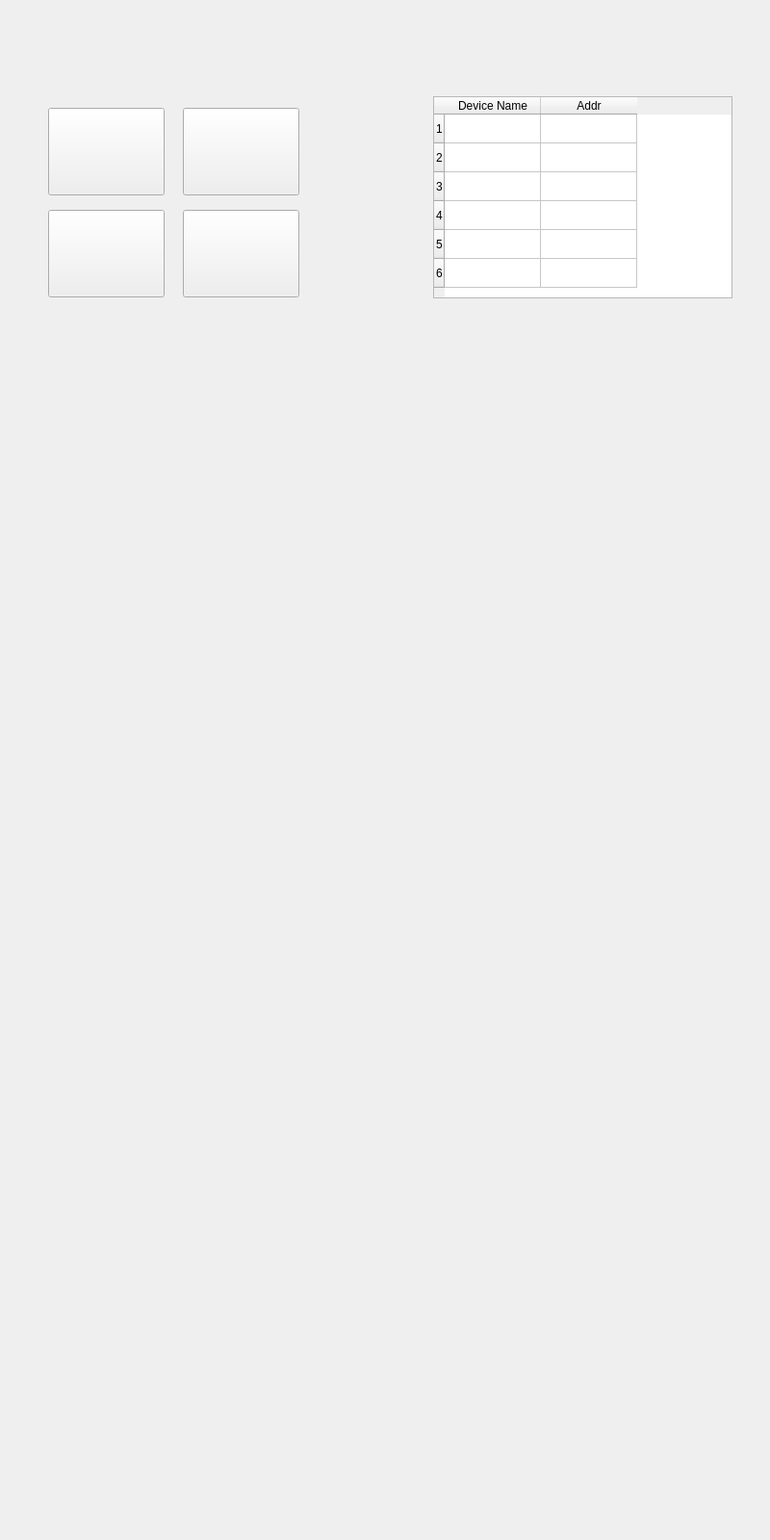
<?xml version="1.0" encoding="UTF-8"?>
<ui version="4.0">
 <class>MainWindow</class>
 <widget class="QMainWindow" name="MainWindow">
  <property name="geometry">
   <rect>
    <x>0</x>
    <y>0</y>
    <width>800</width>
    <height>1600</height>
   </rect>
  </property>
  <property name="windowTitle">
   <string>MainWindow</string>
  </property>
  <widget class="QWidget" name="centralWidget">
   <widget class="QWidget" name="mainWidget" native="true">
    <property name="geometry">
     <rect>
      <x>0</x>
      <y>0</y>
      <width>800</width>
      <height>480</height>
     </rect>
    </property>
    <property name="styleSheet">
     <string notr="true">background-image: url(/Diaimage/MainUI/Main3.bmp);</string>
    </property>
    <widget class="QTableWidget" name="mainList">
     <property name="geometry">
      <rect>
       <x>450</x>
       <y>100</y>
       <width>311</width>
       <height>210</height>
      </rect>
     </property>
     <property name="mouseTracking">
      <bool>false</bool>
     </property>
     <property name="styleSheet">
      <string notr="true">background-image: url(/Diaimage/MainUI/list.bmp);</string>
     </property>
     <row>
      <property name="text">
       <string>1</string>
      </property>
     </row>
     <row>
      <property name="text">
       <string>2</string>
      </property>
     </row>
     <row>
      <property name="text">
       <string>3</string>
      </property>
     </row>
     <row>
      <property name="text">
       <string>4</string>
      </property>
     </row>
     <row>
      <property name="text">
       <string>5</string>
      </property>
     </row>
     <row>
      <property name="text">
       <string>6</string>
      </property>
     </row>
     <column>
      <property name="text">
       <string>Device Name</string>
      </property>
     </column>
     <column>
      <property name="text">
       <string>Addr</string>
      </property>
     </column>
     <item row="0" column="0">
      <property name="text">
       <string/>
      </property>
     </item>
     <item row="0" column="1">
      <property name="text">
       <string/>
      </property>
     </item>
    </widget>
    <widget class="QPushButton" name="mainLight">
     <property name="geometry">
      <rect>
       <x>50</x>
       <y>112</y>
       <width>121</width>
       <height>91</height>
      </rect>
     </property>
     <property name="styleSheet">
      <string notr="true">background-image: url(/Diaimage/MainUI/Light_button.bmp);</string>
     </property>
     <property name="text">
      <string/>
     </property>
    </widget>
    <widget class="QPushButton" name="mainTv">
     <property name="geometry">
      <rect>
       <x>190</x>
       <y>112</y>
       <width>121</width>
       <height>91</height>
      </rect>
     </property>
     <property name="styleSheet">
      <string notr="true">background-image: url(/Diaimage/MainUI/TV_button.bmp);</string>
     </property>
     <property name="text">
      <string/>
     </property>
    </widget>
    <widget class="QPushButton" name="mainReg">
     <property name="geometry">
      <rect>
       <x>50</x>
       <y>218</y>
       <width>121</width>
       <height>91</height>
      </rect>
     </property>
     <property name="styleSheet">
      <string notr="true">background-image: url(/Diaimage/MainUI/Reg_button.bmp);</string>
     </property>
     <property name="text">
      <string/>
     </property>
    </widget>
    <widget class="QPushButton" name="mainAir">
     <property name="geometry">
      <rect>
       <x>190</x>
       <y>218</y>
       <width>121</width>
       <height>91</height>
      </rect>
     </property>
     <property name="styleSheet">
      <string notr="true">background-image: url(/Diaimage/MainUI/Air_button.bmp);</string>
     </property>
     <property name="text">
      <string/>
     </property>
    </widget>
    <widget class="QPushButton" name="mainStart">
     <property name="geometry">
      <rect>
       <x>550</x>
       <y>330</y>
       <width>210</width>
       <height>78</height>
      </rect>
     </property>
     <property name="styleSheet">
      <string notr="true">background-image: url(/Diaimage/DeviceUI/Device_Main_Select.bmp);</string>
     </property>
     <property name="text">
      <string/>
     </property>
     <property name="flat">
      <bool>true</bool>
     </property>
    </widget>
    <widget class="QWidget" name="zTvWidget" native="true">
     <property name="geometry">
      <rect>
       <x>0</x>
       <y>600</y>
       <width>800</width>
       <height>480</height>
      </rect>
     </property>
     <property name="styleSheet">
      <string notr="true">background-image: url(/Diaimage/MainUI/Main3_tv.bmp);</string>
     </property>
     <widget class="QPushButton" name="Back">
      <property name="geometry">
       <rect>
        <x>330</x>
        <y>330</y>
        <width>210</width>
        <height>78</height>
       </rect>
      </property>
      <property name="styleSheet">
       <string notr="true">background-image: url(/Diaimage/DeviceUI/Device_Main_Back.bmp);</string>
      </property>
      <property name="text">
       <string/>
      </property>
      <property name="flat">
       <bool>true</bool>
      </property>
     </widget>
     <widget class="QPushButton" name="Power">
      <property name="geometry">
       <rect>
        <x>550</x>
        <y>330</y>
        <width>210</width>
        <height>78</height>
       </rect>
      </property>
      <property name="styleSheet">
       <string notr="true">background-image: url(/Diaimage/DeviceUI/Device_Main_Power.bmp);</string>
      </property>
      <property name="text">
       <string/>
      </property>
      <property name="flat">
       <bool>true</bool>
      </property>
     </widget>
     <widget class="QPushButton" name="tvChUp">
      <property name="geometry">
       <rect>
        <x>510</x>
        <y>120</y>
        <width>200</width>
        <height>38</height>
       </rect>
      </property>
      <property name="styleSheet">
       <string notr="true">background-image: url(/Diaimage/DeviceUI/Device_Main_ch_up.bmp);</string>
      </property>
      <property name="text">
       <string/>
      </property>
      <property name="flat">
       <bool>true</bool>
      </property>
     </widget>
     <widget class="QPushButton" name="tvChDown">
      <property name="geometry">
       <rect>
        <x>510</x>
        <y>160</y>
        <width>200</width>
        <height>38</height>
       </rect>
      </property>
      <property name="styleSheet">
       <string notr="true">background-image: url(/Diaimage/DeviceUI/Device_Main_ch_dw.bmp);</string>
      </property>
      <property name="text">
       <string/>
      </property>
      <property name="flat">
       <bool>true</bool>
      </property>
     </widget>
     <widget class="QPushButton" name="tvVoDown">
      <property name="geometry">
       <rect>
        <x>510</x>
        <y>260</y>
        <width>200</width>
        <height>38</height>
       </rect>
      </property>
      <property name="styleSheet">
       <string notr="true">background-image: url(/Diaimage/DeviceUI/Device_Main_vo_dw.bmp);</string>
      </property>
      <property name="text">
       <string/>
      </property>
      <property name="flat">
       <bool>true</bool>
      </property>
     </widget>
     <widget class="QPushButton" name="tvVoUp">
      <property name="geometry">
       <rect>
        <x>510</x>
        <y>220</y>
        <width>200</width>
        <height>38</height>
       </rect>
      </property>
      <property name="styleSheet">
       <string notr="true">background-image: url(/Diaimage/DeviceUI/Device_Main_vo_up.bmp);</string>
      </property>
      <property name="text">
       <string/>
      </property>
      <property name="flat">
       <bool>true</bool>
      </property>
     </widget>
     <widget class="QGraphicsView" name="tvImage">
      <property name="geometry">
       <rect>
        <x>40</x>
        <y>100</y>
        <width>325</width>
        <height>270</height>
       </rect>
      </property>
      <property name="styleSheet">
       <string notr="true">background-image: url(/Diaimage/MainUI/Tv.bmp);</string>
      </property>
      <property name="frameShape">
       <enum>QFrame::NoFrame</enum>
      </property>
     </widget>
    </widget>
    <widget class="QWidget" name="zLightWidget" native="true">
     <property name="geometry">
      <rect>
       <x>0</x>
       <y>600</y>
       <width>800</width>
       <height>480</height>
      </rect>
     </property>
     <property name="styleSheet">
      <string notr="true">background-image: url(/Diaimage/MainUI/Main3_light.bmp);</string>
     </property>
     <widget class="QPushButton" name="Back_2">
      <property name="geometry">
       <rect>
        <x>330</x>
        <y>330</y>
        <width>210</width>
        <height>78</height>
       </rect>
      </property>
      <property name="styleSheet">
       <string notr="true">background-image: url(/Diaimage/DeviceUI/Device_Main_Back.bmp);</string>
      </property>
      <property name="text">
       <string/>
      </property>
      <property name="flat">
       <bool>true</bool>
      </property>
     </widget>
     <widget class="QPushButton" name="Power_2">
      <property name="geometry">
       <rect>
        <x>550</x>
        <y>330</y>
        <width>210</width>
        <height>78</height>
       </rect>
      </property>
      <property name="styleSheet">
       <string notr="true">background-image: url(/Diaimage/DeviceUI/Device_Main_Power.bmp);</string>
      </property>
      <property name="text">
       <string/>
      </property>
      <property name="flat">
       <bool>true</bool>
      </property>
     </widget>
     <widget class="QPushButton" name="lightBrUp">
      <property name="geometry">
       <rect>
        <x>510</x>
        <y>120</y>
        <width>200</width>
        <height>38</height>
       </rect>
      </property>
      <property name="styleSheet">
       <string notr="true">background-image: url(/Diaimage/DeviceUI/Device_Main_Bright_up.bmp);</string>
      </property>
      <property name="text">
       <string/>
      </property>
      <property name="flat">
       <bool>true</bool>
      </property>
     </widget>
     <widget class="QPushButton" name="lightBrDown">
      <property name="geometry">
       <rect>
        <x>510</x>
        <y>160</y>
        <width>200</width>
        <height>38</height>
       </rect>
      </property>
      <property name="styleSheet">
       <string notr="true">background-image: url(/Diaimage/DeviceUI/Device_Main_Bright_dw.bmp);</string>
      </property>
      <property name="text">
       <string/>
      </property>
      <property name="flat">
       <bool>true</bool>
      </property>
     </widget>
     <widget class="QGraphicsView" name="lightImage">
      <property name="geometry">
       <rect>
        <x>60</x>
        <y>110</y>
        <width>140</width>
        <height>270</height>
       </rect>
      </property>
      <property name="styleSheet">
       <string notr="true">background-image: url(/Diaimage/MainUI/Light.bmp);</string>
      </property>
      <property name="frameShape">
       <enum>QFrame::NoFrame</enum>
      </property>
     </widget>
    </widget>
    <widget class="QWidget" name="zRefWidget" native="true">
     <property name="geometry">
      <rect>
       <x>0</x>
       <y>600</y>
       <width>800</width>
       <height>480</height>
      </rect>
     </property>
     <property name="styleSheet">
      <string notr="true">background-image: url(/Diaimage/MainUI/Main3_tv.bmp);</string>
     </property>
     <widget class="QPushButton" name="Back_3">
      <property name="geometry">
       <rect>
        <x>330</x>
        <y>330</y>
        <width>210</width>
        <height>78</height>
       </rect>
      </property>
      <property name="styleSheet">
       <string notr="true">background-image: url(/Diaimage/DeviceUI/Device_Main_Back.bmp);</string>
      </property>
      <property name="text">
       <string/>
      </property>
      <property name="flat">
       <bool>true</bool>
      </property>
     </widget>
     <widget class="QPushButton" name="Power_3">
      <property name="geometry">
       <rect>
        <x>550</x>
        <y>330</y>
        <width>210</width>
        <height>78</height>
       </rect>
      </property>
      <property name="styleSheet">
       <string notr="true">background-image: url(/Diaimage/DeviceUI/Device_Main_Power.bmp);</string>
      </property>
      <property name="text">
       <string/>
      </property>
      <property name="flat">
       <bool>true</bool>
      </property>
     </widget>
     <widget class="QPushButton" name="refTemUp">
      <property name="geometry">
       <rect>
        <x>510</x>
        <y>120</y>
        <width>200</width>
        <height>38</height>
       </rect>
      </property>
      <property name="styleSheet">
       <string notr="true">background-image: url(/Diaimage/DeviceUI/Device_Main_temp_up.bmp);</string>
      </property>
      <property name="text">
       <string/>
      </property>
      <property name="flat">
       <bool>true</bool>
      </property>
     </widget>
     <widget class="QPushButton" name="refTemDown">
      <property name="geometry">
       <rect>
        <x>510</x>
        <y>160</y>
        <width>200</width>
        <height>38</height>
       </rect>
      </property>
      <property name="styleSheet">
       <string notr="true">background-image: url(/Diaimage/DeviceUI/Device_Main_temp_dw.bmp);</string>
      </property>
      <property name="text">
       <string/>
      </property>
      <property name="flat">
       <bool>true</bool>
      </property>
     </widget>
     <widget class="QGraphicsView" name="refImage">
      <property name="geometry">
       <rect>
        <x>60</x>
        <y>120</y>
        <width>144</width>
        <height>270</height>
       </rect>
      </property>
      <property name="styleSheet">
       <string notr="true">background-image: url(/Diaimage/MainUI/Ref.bmp);</string>
      </property>
      <property name="frameShape">
       <enum>QFrame::NoFrame</enum>
      </property>
     </widget>
    </widget>
    <widget class="QWidget" name="zAirWidget" native="true">
     <property name="geometry">
      <rect>
       <x>0</x>
       <y>500</y>
       <width>800</width>
       <height>480</height>
      </rect>
     </property>
     <property name="styleSheet">
      <string notr="true">background-image: url(/Diaimage/MainUI/Main3_tv.bmp);</string>
     </property>
     <widget class="QPushButton" name="Back_4">
      <property name="geometry">
       <rect>
        <x>330</x>
        <y>330</y>
        <width>210</width>
        <height>78</height>
       </rect>
      </property>
      <property name="styleSheet">
       <string notr="true">background-image: url(/Diaimage/DeviceUI/Device_Main_Back.bmp);</string>
      </property>
      <property name="text">
       <string/>
      </property>
      <property name="flat">
       <bool>true</bool>
      </property>
     </widget>
     <widget class="QPushButton" name="Power_4">
      <property name="geometry">
       <rect>
        <x>550</x>
        <y>330</y>
        <width>210</width>
        <height>78</height>
       </rect>
      </property>
      <property name="styleSheet">
       <string notr="true">background-image: url(/Diaimage/DeviceUI/Device_Main_Power.bmp);</string>
      </property>
      <property name="text">
       <string/>
      </property>
      <property name="flat">
       <bool>true</bool>
      </property>
     </widget>
     <widget class="QPushButton" name="airTempUp">
      <property name="geometry">
       <rect>
        <x>510</x>
        <y>120</y>
        <width>200</width>
        <height>38</height>
       </rect>
      </property>
      <property name="styleSheet">
       <string notr="true">background-image: url(/Diaimage/DeviceUI/Device_Main_temp_up.bmp);</string>
      </property>
      <property name="text">
       <string/>
      </property>
      <property name="flat">
       <bool>true</bool>
      </property>
     </widget>
     <widget class="QPushButton" name="airTempDown">
      <property name="geometry">
       <rect>
        <x>510</x>
        <y>160</y>
        <width>200</width>
        <height>38</height>
       </rect>
      </property>
      <property name="styleSheet">
       <string notr="true">background-image: url(/Diaimage/DeviceUI/Device_Main_temp_dw.bmp);</string>
      </property>
      <property name="text">
       <string/>
      </property>
      <property name="flat">
       <bool>true</bool>
      </property>
     </widget>
     <widget class="QPushButton" name="airPowerUp">
      <property name="geometry">
       <rect>
        <x>510</x>
        <y>220</y>
        <width>200</width>
        <height>38</height>
       </rect>
      </property>
      <property name="styleSheet">
       <string notr="true">background-image: url(/Diaimage/DeviceUI/Device_Main_wind_up.bmp);</string>
      </property>
      <property name="text">
       <string/>
      </property>
      <property name="flat">
       <bool>true</bool>
      </property>
     </widget>
     <widget class="QGraphicsView" name="airImage">
      <property name="geometry">
       <rect>
        <x>70</x>
        <y>120</y>
        <width>84</width>
        <height>270</height>
       </rect>
      </property>
      <property name="styleSheet">
       <string notr="true">background-image: url(/Diaimage/MainUI/Air.bmp);</string>
      </property>
      <property name="frameShape">
       <enum>QFrame::NoFrame</enum>
      </property>
     </widget>
     <widget class="QPushButton" name="airPowerDown">
      <property name="geometry">
       <rect>
        <x>510</x>
        <y>260</y>
        <width>200</width>
        <height>38</height>
       </rect>
      </property>
      <property name="styleSheet">
       <string notr="true">background-image: url(/Diaimage/DeviceUI/Device_Main_wind_dw.bmp);</string>
      </property>
      <property name="text">
       <string/>
      </property>
      <property name="flat">
       <bool>true</bool>
      </property>
     </widget>
    </widget>
   </widget>
  </widget>
 </widget>
 <layoutdefault spacing="6" margin="11"/>
 <resources/>
 <connections/>
</ui>
